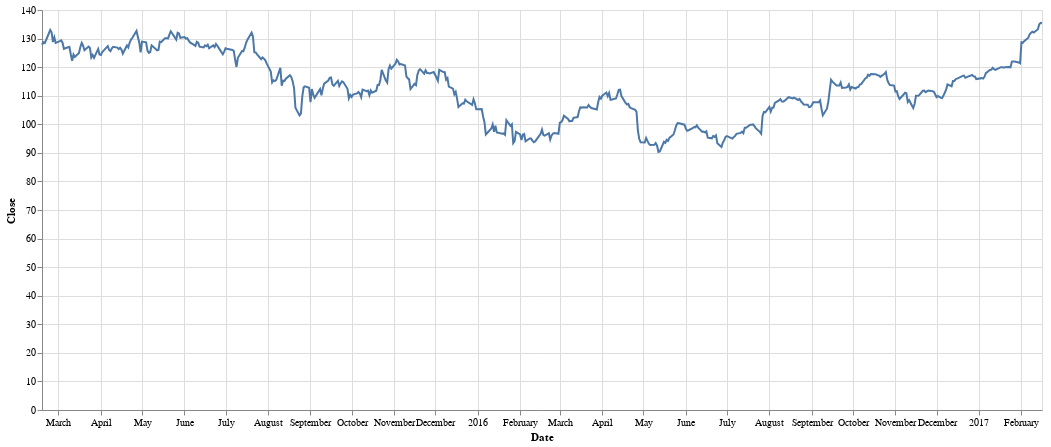

Notebook cell for this chart:
### Code cell
price

### Figure 1 — Vega-Lite specification as saved in the notebook (floating-point values rounded to 4 significant figures; data arrays with more than 128 entries replaced by an {"elided": "..."} marker saying what was removed)
{"config": {"view": {"continuousWidth": 400, "continuousHeight": 300}}, "data": {"name": "data-47e4dc3963041ba21c8acbf07b5f0bd6"}, "mark": "line", "encoding": {"x": {"field": "Date", "type": "temporal"}, "y": {"field": "Close", "type": "quantitative"}}, "height": 400, "width": 1000, "$schema": "https://vega.github.io/schema/vega-lite/v4.17.0.json", "datasets": {"data-47e4dc3963041ba21c8acbf07b5f0bd6": {"elided": "506 records"}}}
